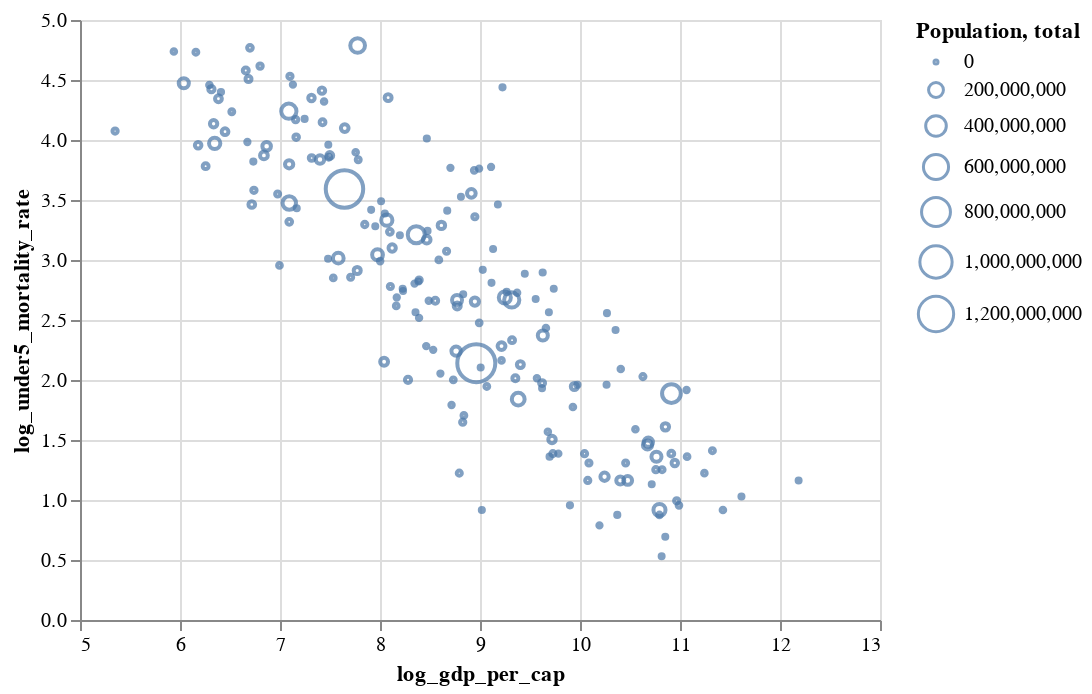

The notebook cell this image was saved under:
### Markdown cell above
I *guess* this works for exploratory analysis, but it's incredibly cluttered and almost unreadable. But what if, instead, we could make this chart so that the names of countries only popped up when you roll your mouse over a country, and where you could zoom in or out easily?

Well, with Altair it turns out that's trivially easy -- we add `.interactive()` to our base chart, and add a `tooltip` channel to our `encode()` function!

Try it -- roll your scroll wheel over the plot / scroll on your mousepad, and run your mouse over different points!

### Code cell
base = (
    alt.Chart(world)
    .mark_point()
    .encode(
        x=alt.X("log_gdp_per_cap", scale=alt.Scale(zero=False)),
        y="log_under5_mortality_rate",
        size="Population, total",
        tooltip="Country Name"
    )
).interactive()

base + fit

### Figure 1 — Vega-Lite specification as saved in the notebook (floating-point values rounded to 4 significant figures; data arrays with more than 128 entries replaced by an {"elided": "..."} marker saying what was removed)
{"config": {"view": {"continuousWidth": 400, "continuousHeight": 300}}, "layer": [{"mark": "point", "encoding": {"size": {"type": "quantitative", "field": "Population, total"}, "tooltip": {"type": "nominal", "field": "Country Name"}, "x": {"type": "quantitative", "field": "log_gdp_per_cap", "scale": {"zero": false}}, "y": {"type": "quantitative", "field": "log_under5_mortality_rate"}}, "selection": {"selector001": {"type": "interval", "bind": "scales", "encodings": ["x", "y"]}}}, {"mark": "line", "encoding": {"size": {"type": "quantitative", "field": "Population, total"}, "x": {"type": "quantitative", "field": "log_gdp_per_cap", "scale": {"zero": false}}, "y": {"type": "quantitative", "field": "log_under5_mortality_rate"}}, "transform": [{"on": "log_gdp_per_cap", "regression": "log_under5_mortality_rate"}]}], "data": {"name": "data-9b248e98e8fbe34083e268c366afb5fd"}, "$schema": "https://vega.github.io/schema/vega-lite/v4.8.1.json", "datasets": {"data-9b248e98e8fbe34083e268c366afb5fd": {"elided": "217 records"}}}
